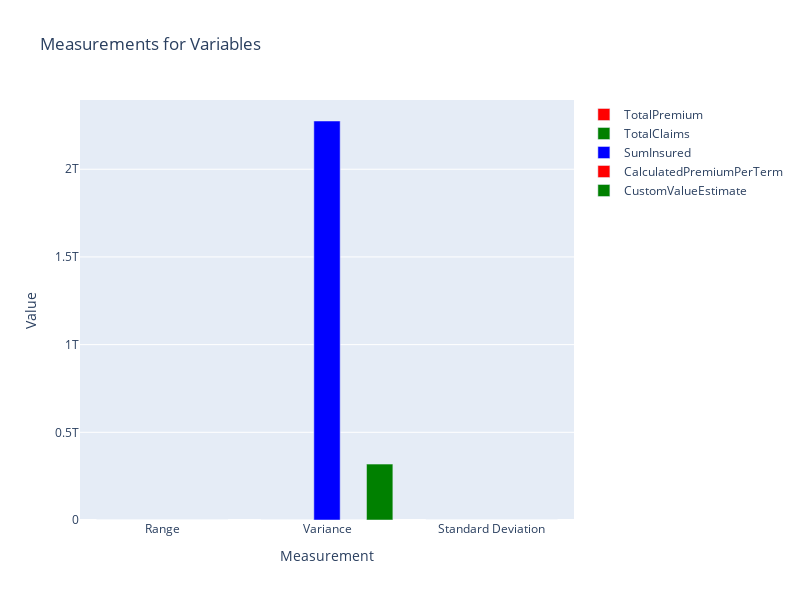

Here is the notebook cell this chart was saved with:
### Code cell
plot_stats(variability_result)

### Figure 1 — Plotly figure (JSON) as saved in the notebook; plotly's stock layout.template omitted (floating-point values rounded to 4 significant figures)
{"data": [{"marker": {"color": "red"}, "name": "TotalPremium", "type": "bar", "x": ["Range", "Variance", "Standard Deviation"], "y": [66070.0, 53030.0, 230.3]}, {"marker": {"color": "green"}, "name": "TotalClaims", "type": "bar", "x": ["Range", "Variance", "Standard Deviation"], "y": [405100.0, 5684000.0, 2384.0]}, {"marker": {"color": "blue"}, "name": "SumInsured", "type": "bar", "x": ["Range", "Variance", "Standard Deviation"], "y": [12640000.0, 2275000000000.0, 1508000.0]}, {"marker": {"color": "red"}, "name": "CalculatedPremiumPerTerm", "type": "bar", "x": ["Range", "Variance", "Standard Deviation"], "y": [74420.0, 159800.0, 399.7]}, {"marker": {"color": "green"}, "name": "CustomValueEstimate", "type": "bar", "x": ["Range", "Variance", "Standard Deviation"], "y": [26530000, 318700000000.0, 564500.0]}], "layout": {"height": 600, "title": {"text": "Measurements for Variables"}, "width": 800, "xaxis": {"title": {"text": "Measurement"}}, "yaxis": {"title": {"text": "Value"}}}}
